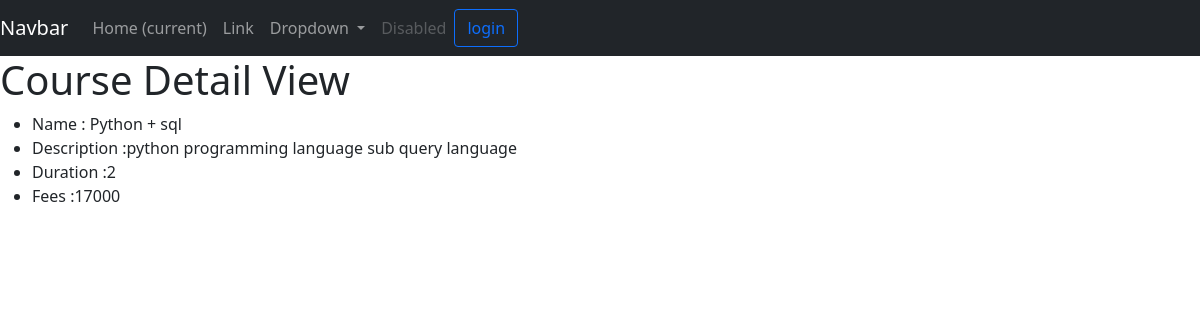
The app's page /course/detail/3 with its own data.
### course/models.py (models this page shows, shortened)
class course_master(models.Model):
    name=models.CharField(max_length=30)
    duration=models.IntegerField()
    description=models.TextField()
    fees=models.IntegerField()

### course/views.py (the view)
# urls.py: path("detail/<int:pk>",views.CourseDetailView.as_view(),name="course-detail"),
class CourseDetailView(DetailView):
    model = course_master

### course/templates/course/course_master_detail.html
{% extends "course/layout.html" %}
{% block body %}
    <h1> Course Detail View  </h1>
    <ul>
        <li> Name : {{ object.name }}</li>
        <li> Description :{{ object.description }}</li>
        <li> Duration :{{ object.duration }}</li>
        <li> Fees :{{ object.fees }}</li>
    </ul>
{% endblock %}

### records on screen
course_master: name "Python + sql", description "python programming language sub query language", duration "2", fees "17000"
